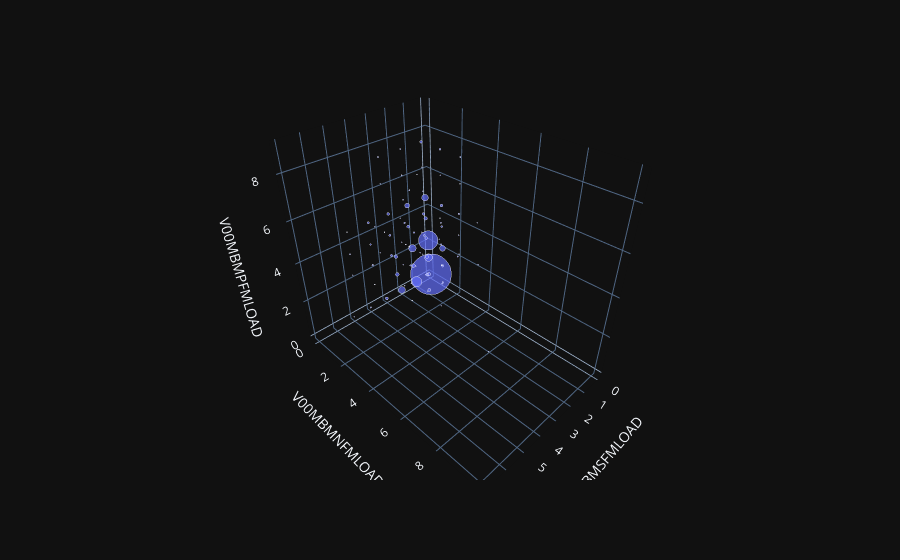

Notebook cell for this chart:
### Code cell
import pandas as pd
import plotly.express as px
from scripts.mbm.mbm_load_relationships import *
pd.options.mode.chained_assignment = None

v00_moaks_shared_mbm_load_df_grouped = v00_moaks_shared_mbm_load_df.groupby(['V00MBMSFMLOAD','V00MBMNFMLOAD','V00MBMPFMLOAD']).size().reset_index(name='count')

fig = px.scatter_3d(v00_moaks_shared_mbm_load_df_grouped,
                    x='V00MBMSFMLOAD', 
                    y='V00MBMNFMLOAD', 
                    z='V00MBMPFMLOAD',
                    size='count',
                    size_max=40)

fig.show()

### Figure 1 — Plotly figure (JSON) as saved in the notebook; plotly's stock layout.template omitted (floating-point values rounded to 4 significant figures)
{"data": [{"hovertemplate": "V00MBMSFMLOAD=%{x}<br>V00MBMNFMLOAD=%{y}<br>V00MBMPFMLOAD=%{z}<br>count=%{marker.size}<extra></extra>", "legendgroup": "", "marker": {"color": "#636efa", "size": [1939, 122, 1, 3, 11, 14, 67, 432, 3, 7, 38, 2, 52, 18, 63, 2, 1, 9, 14, 8, 13, 50, 2, 1, 4, 9, 1, 3, 1, 10, 15, 14, 1, 1, 2, 2, 10, 26, 1, 4, 8, 1, 1, 8, 1, 3, 2, 1, 4, 1, 1, 2, 1, 2, 1, 6, 5, 9, 1, 3, 2, 2, 2, 1, 1, 1, 1, 1, 1, 3, 3, 5, 1, 1, 2, 1, 1, 1, 1, 1, 1, 1, 1, 2, 1, 1, 1], "sizemode": "area", "sizeref": 1.212, "symbol": "circle"}, "mode": "markers", "name": "", "scene": "scene", "showlegend": false, "type": "scatter3d", "x": [0.0, 1.0, 1.0, 1.0, 1.0, 1.0, 1.0, 1.0, 1.0, 1.0, 1.0, 1.0, 2.0, 2.0, 2.0, 2.0, 2.0, 2.0, 2.0, 2.0, 2.0, 2.0, 2.0, 2.0, 2.0, 2.0, 2.0, 2.0, 2.0, 3.0, 3.0, 3.0, 3.0, 3.0, 3.0, 3.0, 3.0, 3.0, 3.0, 3.0, 3.0, 3.0, 3.0, 3.0, 3.0, 3.0, 3.0, 3.0, 3.0, 3.0, 3.0, 3.0, 3.0, 4.0, 4.0, 4.0, 4.0, 4.0, 4.0, 4.0, 4.0, 4.0, 4.0, 4.0, 4.0, 4.0, 4.0, 5.0, 5.0, 5.0, 5.0, 5.0, 5.0, 5.0, 5.0, 5.0, 5.0, 5.0, 5.0, 5.0, 5.0, 5.0, 6.0, 6.0, 6.0, 6.0, 7.0], "y": [0.0, 0.0, 0.0, 0.0, 1.0, 1.0, 1.0, 1.0, 2.0, 2.0, 2.0, 3.0, 0.0, 1.0, 1.0, 1.0, 2.0, 2.0, 2.0, 2.0, 2.0, 2.0, 3.0, 3.0, 3.0, 3.0, 4.0, 4.0, 5.0, 0.0, 1.0, 1.0, 2.0, 2.0, 2.0, 2.0, 2.0, 2.0, 3.0, 3.0, 3.0, 3.0, 3.0, 3.0, 4.0, 4.0, 4.0, 4.0, 4.0, 5.0, 5.0, 5.0, 6.0, 0.0, 1.0, 2.0, 2.0, 2.0, 3.0, 3.0, 3.0, 3.0, 3.0, 4.0, 4.0, 5.0, 5.0, 0.0, 2.0, 2.0, 2.0, 2.0, 3.0, 3.0, 3.0, 4.0, 4.0, 4.0, 4.0, 5.0, 5.0, 6.0, 2.0, 2.0, 2.0, 4.0, 10.0], "z": [0.0, 0.0, 1.0, 3.0, 0.0, 1.0, 2.0, 3.0, 1.0, 2.0, 3.0, 3.0, 0.0, 2.0, 3.0, 6.0, 1.0, 2.0, 3.0, 4.0, 5.0, 6.0, 2.0, 3.0, 5.0, 6.0, 5.0, 6.0, 6.0, 0.0, 2.0, 3.0, 1.0, 2.0, 3.0, 4.0, 5.0, 6.0, 3.0, 5.0, 6.0, 7.0, 8.0, 9.0, 4.0, 5.0, 6.0, 8.0, 9.0, 5.0, 8.0, 9.0, 5.0, 0.0, 5.0, 4.0, 5.0, 6.0, 5.0, 6.0, 7.0, 8.0, 9.0, 5.0, 6.0, 3.0, 7.0, 0.0, 3.0, 4.0, 5.0, 6.0, 6.0, 8.0, 9.0, 4.0, 5.0, 6.0, 7.0, 6.0, 9.0, 7.0, 4.0, 5.0, 6.0, 6.0, 6.0]}], "layout": {"legend": {"itemsizing": "constant", "tracegroupgap": 0}, "margin": {"t": 60}, "scene": {"domain": {"x": [0, 1], "y": [0, 1]}, "xaxis": {"title": {"text": "V00MBMSFMLOAD"}}, "yaxis": {"title": {"text": "V00MBMNFMLOAD"}}, "zaxis": {"title": {"text": "V00MBMPFMLOAD"}}}}}
